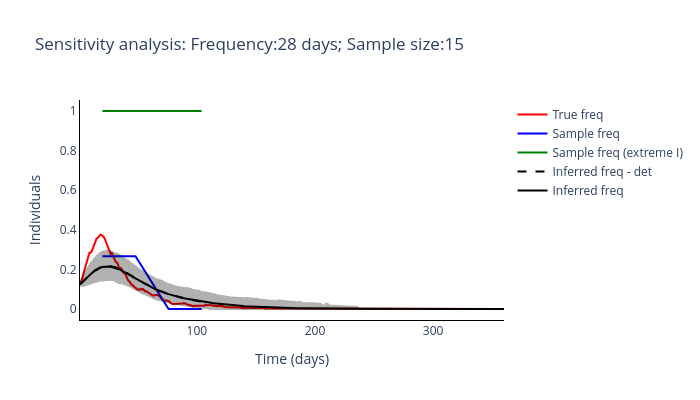
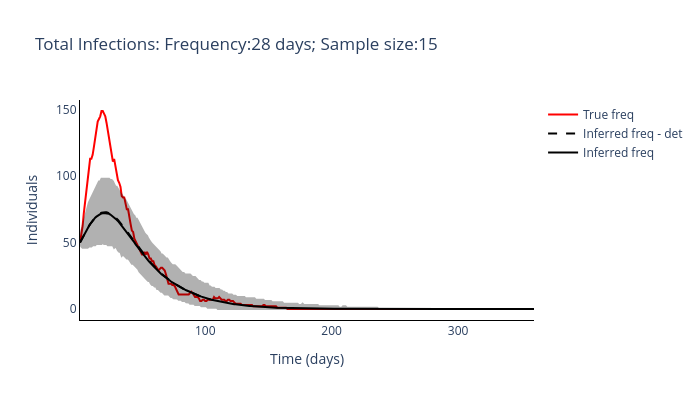

These figures' notebook cell, in order:
### Code cell
routine_run(freq_samplying_range[1], sample_size_range[0])

### Figure 1 — Plotly figure (JSON) as saved in the notebook; plotly's stock layout.template omitted (floating-point values rounded to 4 significant figures; data arrays with more than 128 entries replaced by an {"elided": "..."} marker saying what was removed)
{"data": [{"line": {"color": "red"}, "mode": "lines", "name": "True freq", "type": "scatter", "x": {"elided": "360 int values"}, "y": {"elided": "360 float values"}}, {"line": {"color": "blue"}, "mode": "lines", "name": "Sample freq", "type": "scatter", "x": [20, 48, 76, 104], "y": [0.2667, 0.2667, 0, 0]}, {"line": {"color": "green"}, "mode": "lines", "name": "Sample freq (extreme I)", "type": "scatter", "x": [20, 48, 76, 104], "y": [1, 1, 1, 1]}, {"line": {"color": "black", "dash": "dash"}, "mode": "lines", "name": "Inferred freq - det", "type": "scatter", "x": {"elided": "360 int values"}, "y": [0.125, 0.131, 0.137, 0.143, 0.149, 0.1549, 0.1608, 0.1665, 0.1721, 0.1775, 0.1826, 0.1875, 0.1921, 0.1964, 0.2003, 0.2039, 0.207, 0.2098, 0.2122, 0.2141, 0.2156, 0.2168, 0.2175, 0.2178, 0.2177, 0.2173, 0.2166, 0.2156, 0.2143, 0.2127, 0.2107, 0.2086, 0.2062, 0.2035, 0.2007, 0.1978, 0.1947, 0.1915, 0.1882, 0.1848, 0.1814, 0.1779, 0.1744, 0.1709, 0.1673, 0.1637, 0.1601, 0.1564, 0.1527, 0.149, 0.1453, 0.1417, 0.1382, 0.1347, 0.1312, 0.1279, 0.1246, 0.1213, 0.1182, 0.1151, 0.1121, 0.1092, 0.1063, 0.1035, 0.1008, 0.09817, 0.09558, 0.09304, 0.09056, 0.08814, 0.08579, 0.0835, 0.08128, 0.07914, 0.07707, 0.07507, 0.07314, 0.07128, 0.06948, 0.06776, 0.06609, 0.06448, 0.06293, 0.06142, 0.05996, 0.05853, 0.05713, 0.05575, 0.05439, 0.05304, 0.05172, 0.05045, 0.04922, 0.04802, 0.04686, 0.04574, 0.04464, 0.04357, 0.04253, 0.0415, 0.0405, 0.03952, 0.03855, 0.03759]}, {"line": {"color": "black"}, "mode": "lines", "name": "Inferred freq", "type": "scatter", "x": {"elided": "360 int values"}, "y": {"elided": "360 float values"}}, {"fill": "toself", "fillcolor": "black", "line": {"color": "black"}, "mode": "lines", "name": "Inferred freq", "opacity": 0.3, "showlegend": false, "type": "scatter", "x": {"elided": "720 int values"}, "y": {"elided": "720 float values"}}], "layout": {"height": 400, "plot_bgcolor": "white", "title": {"text": "Sensitivity analysis: Frequency:28 days; Sample size:15"}, "width": 700, "xaxis": {"linecolor": "black", "title": {"text": "Time (days)"}}, "yaxis": {"linecolor": "black", "title": {"text": "Individuals"}}}}

### Figure 2 — Plotly figure (JSON) as saved in the notebook; plotly's stock layout.template omitted (floating-point values rounded to 4 significant figures; data arrays with more than 128 entries replaced by an {"elided": "..."} marker saying what was removed)
{"data": [{"line": {"color": "red"}, "mode": "lines", "name": "True freq", "type": "scatter", "x": {"elided": "360 int values"}, "y": {"elided": "360 int values"}}, {"line": {"color": "black", "dash": "dash"}, "mode": "lines", "name": "Inferred freq - det", "type": "scatter", "x": {"elided": "360 int values"}, "y": [50, 51.89, 53.76, 55.59, 57.38, 59.11, 60.78, 62.38, 63.88, 65.3, 66.6, 67.8, 68.88, 69.84, 70.67, 71.37, 71.94, 72.37, 72.67, 72.84, 72.87, 72.77, 72.55, 72.21, 71.75, 71.19, 70.52, 69.76, 68.91, 67.97, 66.96, 65.88, 64.74, 63.56, 62.34, 61.09, 59.81, 58.53, 57.23, 55.93, 54.62, 53.32, 52.01, 50.71, 49.42, 48.12, 46.83, 45.53, 44.24, 42.97, 41.71, 40.49, 39.28, 38.1, 36.95, 35.82, 34.72, 33.65, 32.61, 31.59, 30.6, 29.64, 28.71, 27.8, 26.92, 26.06, 25.23, 24.42, 23.64, 22.88, 22.14, 21.43, 20.74, 20.07, 19.42, 18.79, 18.19, 17.6, 17.04, 16.49, 15.96, 15.45, 14.95, 14.47, 14.01, 13.56, 13.12, 12.69, 12.28, 11.87, 11.47, 11.09, 10.72, 10.35, 10.0, 9.664, 9.335, 9.017, 8.709, 8.411, 8.122, 7.841, 7.568, 7.302]}, {"line": {"color": "black"}, "mode": "lines", "name": "Inferred freq", "type": "scatter", "x": {"elided": "360 int values"}, "y": {"elided": "360 float values"}}, {"fill": "toself", "fillcolor": "black", "line": {"color": "black"}, "mode": "lines", "name": "Inferred freq", "opacity": 0.3, "showlegend": false, "type": "scatter", "x": {"elided": "720 int values"}, "y": {"elided": "720 float values"}}], "layout": {"height": 400, "plot_bgcolor": "white", "title": {"text": "Total Infections: Frequency:28 days; Sample size:15"}, "width": 700, "xaxis": {"linecolor": "black", "title": {"text": "Time (days)"}}, "yaxis": {"linecolor": "black", "title": {"text": "Individuals"}}}}
